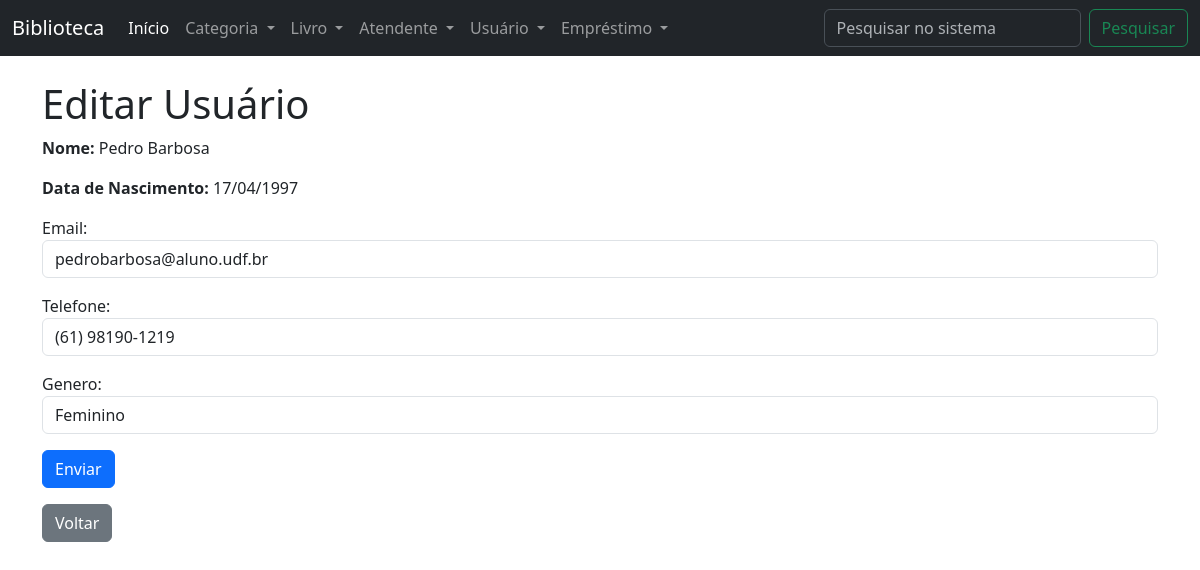
Screenshot of /?page=editar-usuario&id_leitor=1 with the database file from the repository.
### tables this page shows
CREATE TABLE IF NOT EXISTS `leitor` (
  `id_leitor` INT(10) UNSIGNED NOT NULL AUTO_INCREMENT,
  `nome_leitor` VARCHAR(45) NOT NULL,
  `email_leitor` VARCHAR(45) NOT NULL,
  `telefone_leitor` VARCHAR(20) NOT NULL,
  `data_nasc_leitor` DATE NOT NULL,
  `genero_leitor` VARCHAR(45) NOT NULL,
  PRIMARY KEY (`id_leitor`),
  UNIQUE KEY `id_leitor_UNIQUE` (`id_leitor`)
);

### editar-usuario.php (the view, shortened to what this page needs)
<h1>Editar Usuário</h1>
<?php
$sql = "SELECT * FROM leitor WHERE id_leitor=" . $_GET['id_leitor'];
$result = $conn->query($sql);
$row = $result->fetch_object();
?>
<form action="?page=salvar-usuario" method="POST">
    <div class="mb-3">
        <strong>Nome: </strong>
        <?php print $row->nome_leitor; ?>
    </div>
    <div class="mb-3">
        <strong>Data de Nascimento: </strong>
        <?php print date('d/m/Y', strtotime($row->data_nasc_leitor)); ?>
    </div>
    <div class="mb-3">
        <label>Email: </label>
        <input type="text" name="email_leitor" value="<?php print $row->email_leitor; ?>" class="form-control">
    </div>
    <div class="mb-3">
        <label>Telefone: </label>
        <input type="text" name="telefone_leitor" value="<?php print $row->telefone_leitor; ?>" class="form-control">
    </div>
    <div class="mb-3">
        <label>Genero: </label>
        <select name="genero_leitor" class="form-control">
            <option value="Feminino" <?php if ($row->genero_leitor == "Feminino") print "selected"; ?>>Feminino</option>
        </select>
    </div>
    <div class="mb-3">
        <button type="submit" class="btn btn-primary">Enviar</button>
    </div>
    <div class="mb-3">
        <button type="button" class="btn btn-secondary" onclick="history.back()">Voltar</button>
    </div>
</form>

### rows the page displays
leitor: nome_leitor "Pedro Barbosa", data_nasc_leitor "17/04/1997", email_leitor "pedrobarbosa@aluno.udf.br", telefone_leitor "(61) 98190-1219", genero_leitor "Feminino"
